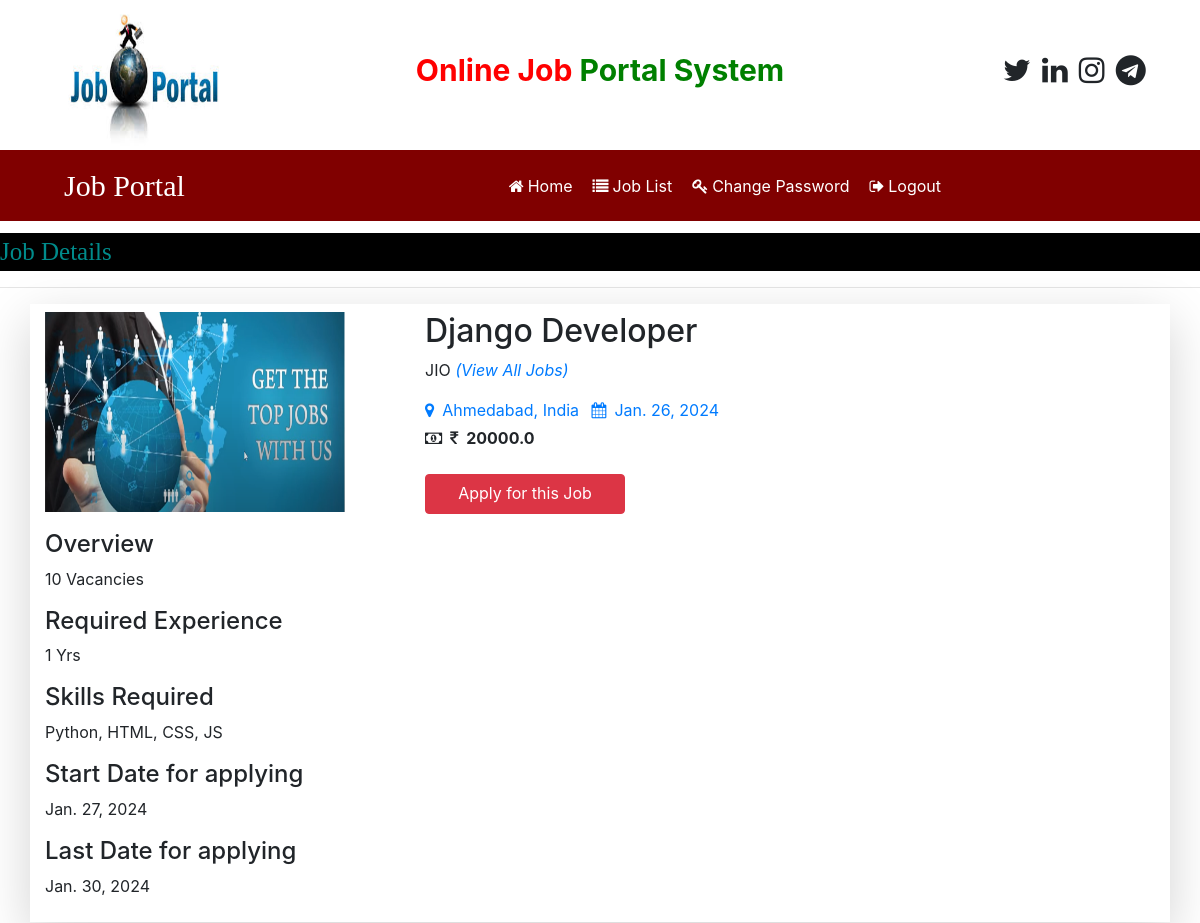
Page /job_detail/1 on the committed database.
### job/models.py (models this page shows, shortened)
class Job(models.Model):
    recruiter = models.ForeignKey(Recruiter, on_delete=models.CASCADE)
    start_date = models.DateField()
    end_date = models.DateField()
    title = models.CharField(max_length=100)
    salary = models.FloatField(max_length=20)
    image = models.FileField()
    description = models.CharField(max_length=300)
    experience = models.CharField(max_length=50)
    location = models.CharField(max_length=100)
    skills = models.CharField(max_length=100)
    creationdate = models.DateField()

class Recruiter(models.Model):
    user = models.ForeignKey(User, on_delete=models.CASCADE)
    mobile = models.CharField(max_length=15, null=True)
    image = models.FileField(null=True)
    gender = models.CharField(max_length=10, null=True)
    company = models.CharField(max_length=100, null=True)
    type = models.CharField(max_length=15, null=True)
    status = models.CharField(max_length=20, null=True)

### job/views.py (the view)
# urls.py: path('job_detail/<int:pid>', job_detail, name='job_detail'),
def job_detail(request, pid):
    job = Job.objects.get(id=pid)
    d = {'job':job}
    return render(request, 'job_detail.html', d)

### job/templates/job_detail.html (shortened to what this page needs)
{% load static %}
{% block body %}
{% include "user_navigation.html" %}
<marquee style="font-family:'Monotype Corsiva'; font-size:25px; color:darkcyan; background-color:black; margin-top:1%">
    Job Details
</marquee>
<hr>
<div class="container shadow-lg py-2 mb-2">
    <div class="row">
        <div class="col-md-4">
            <img src="{{job.image.url}}" style="width:300px; height:200px">
        </div>
        <div class="col-md-6">
            <h2>{{job.title}}</h2>
            <p>{{job.recruiter.company}} <em><a href="{% url "user_latestjobs" %}">(View All Jobs)</a></em></p>
            <a href="#" class="mr-2"><i class="fa fa-map-marker mr-2"></i>{{job.location}}</a>
            <a href="#"><i class="fa fa-calendar mr-2"></i>{{job.creationdate}}</a>
            <br>
            <strong><i class="fa fa-money mr-2 mt-2"></i><i class="fa fa-inr mr-2 mt-2"></i>{{job.salary}}</strong>
            <div class="mt-4">
                <a href="{% url "applyforjob" job.id %}" type="submit" class="btn btn-danger" style="width:200px; height:40px;">Apply for this Job</a>
            </div>
        </div>
    </div>
    <div class="mt-3">
        <h4>Overview</h4>
        <p>{{job.description}}</p>
        <h4>Required Experience</h4>
        <p>{{job.experience}} Yrs</p>
        <h4>Skills Required</h4>
        <p>{{job.skills}}</p>
        <h4>Start Date for applying</h4>
        <p>{{job.start_date}}</p>
        <h4>Last Date for applying</h4>
        <p>{{job.end_date}}</p>
    </div>
</div>
{% endblock body %}

### rows in the picture
Job: image (picture), title "Django Developer", recruiter.company "JIO", location "Ahmedabad, India", creationdate "Jan. 26, 2024", salary "20000.0", description "10 Vacancies", experience "1", skills "Python, HTML, CSS, JS", start_date "Jan. 27, 2024", end_date "Jan. 30, 2024"
